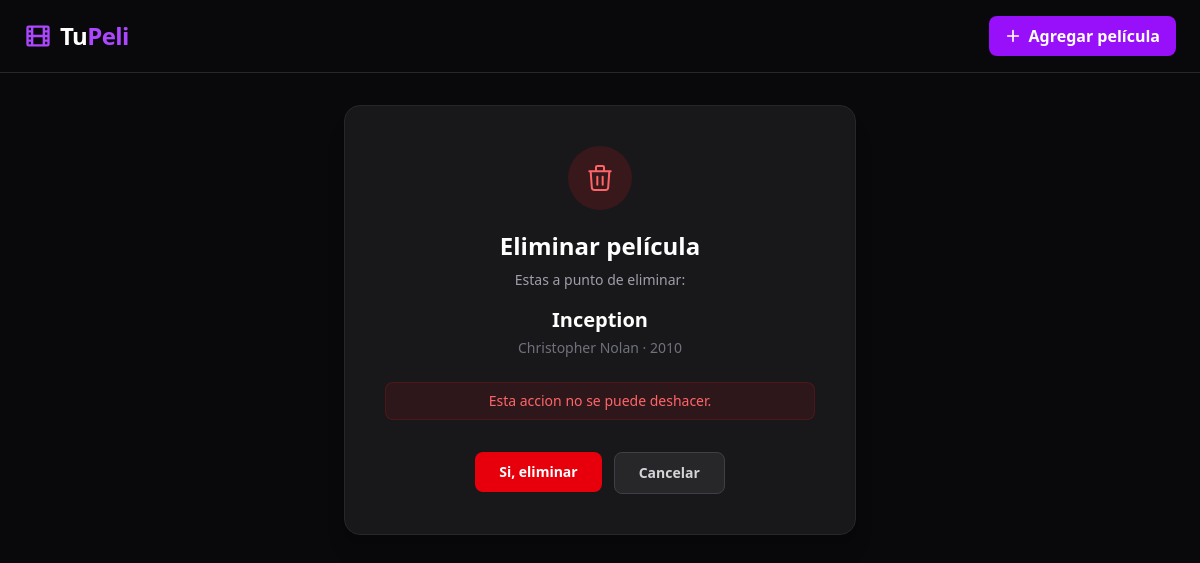
The page /pelicula/1/eliminar/ on the database its author committed.
### peliculas/models.py (models this page shows, shortened)
class Pelicula(models.Model):
    GENEROS = [
        ('accion', 'Acción'),
        ('comedia', 'Comedia'),
        ('drama', 'Drama'),
        ('terror', 'Terror'),
        ('ciencia_ficcion', 'Ciencia Ficción'),
        ('animacion', 'Animación'),
        ('romance', 'Romance'),
        ('thriller', 'Thriller'),
        ('documental', 'Documental'),
        ('otro', 'Otro'),
    ]
    titulo = models.CharField(max_length=200)
    director = models.CharField(max_length=150)
    anio = models.PositiveIntegerField()
    genero = models.CharField(max_length=50, choices=GENEROS)
    sinopsis = models.TextField()
    imagen_url = models.URLField(blank=True, null=True)
    calificacion = models.DecimalField(max_digits=3, decimal_places=1)
    creado_en = models.DateTimeField(auto_now_add=True)
    class Meta:
        ordering = ['-anio']
        verbose_name = 'Película'
        verbose_name_plural = 'Películas'

### peliculas/views.py (the view)
# urls.py: path('pelicula/<int:pk>/eliminar/', views.eliminar_pelicula, name='eliminar_pelicula'),
def eliminar_pelicula(request, pk):
    pelicula = get_object_or_404(Pelicula, pk=pk)
    if request.method == 'POST':
        titulo = pelicula.titulo
        pelicula.delete()
        messages.success(request, f'Película "{titulo}" eliminada exitosamente.')
        return redirect('lista_peliculas')
    return render(request, 'peliculas/confirmar_eliminar.html', {'pelicula': pelicula})

### peliculas/templates/peliculas/confirmar_eliminar.html (shortened to what this page needs)
{% extends "base.html" %}
{% block content %}
<div class="max-w-lg mx-auto">
    <div class="bg-zinc-900 rounded-2xl p-10 text-center shadow-xl border border-zinc-800">
        <div class="flex items-center justify-center w-16 h-16 bg-red-900/30 rounded-full mx-auto mb-5">
        </div>
        <h1 class="text-2xl font-bold text-white mb-2">Eliminar película</h1>
        <p class="text-zinc-400 text-sm mb-4">Estas a punto de eliminar:</p>
        <p class="text-xl font-bold text-white">{{ pelicula.titulo }}</p>
        <p class="text-zinc-500 text-sm mt-1">{{ pelicula.director }} &middot; {{ pelicula.anio }}</p>
        <p class="text-red-400 text-sm mt-6 bg-red-900/20 border border-red-900/40 rounded-lg px-4 py-2">
            Esta accion no se puede deshacer.
        </p>
        <div class="flex gap-3 justify-center mt-8">
            <form method="post">
                <button type="submit"
                        class="px-6 py-2.5 bg-red-600 hover:bg-red-700 text-white rounded-lg transition-colors font-semibold text-sm">
                    Si, eliminar
                </button>
            </form>
            <a href="{% url 'lista_peliculas' %}"
               class="px-6 py-2.5 bg-zinc-800 hover:bg-zinc-700 text-zinc-300 rounded-lg transition-colors font-semibold text-sm border border-zinc-700">
                Cancelar
            </a>
        </div>
    </div>
</div>
{% endblock %}

### rows shown on the page
Pelicula: titulo "Inception", director "Christopher Nolan", anio "2010"
